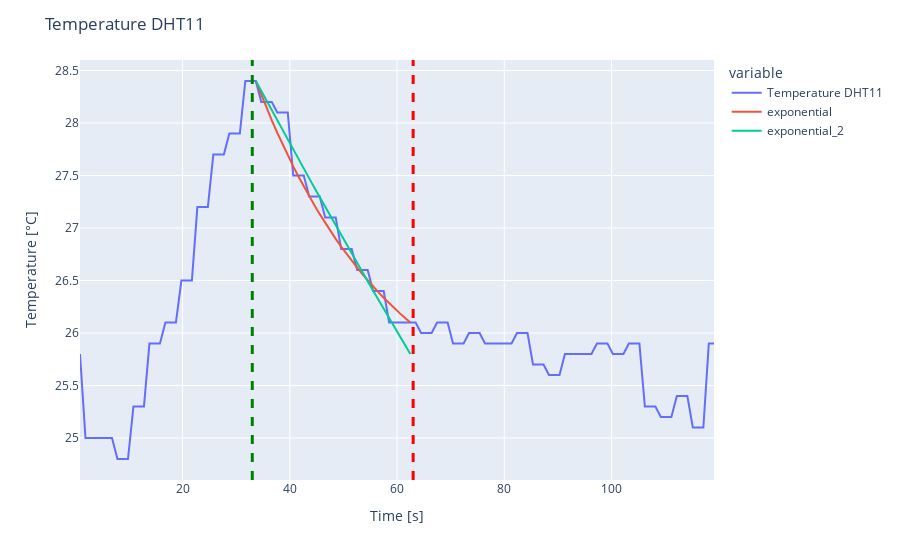

Here is the notebook cell this chart was saved with:
### Code cell
#calculate exponential fit
#exponential formula
#t_final = room_temp + (t0 - room_temp) * np.exp(-t / t_const)
#(t_final - room_temp) / (t0 - room_temp) = np.exp(-t / t_const)
#ln((t_final - room_temp) / (t0 - room_temp)) = -t / t_const
#t_const = -t / ln((t_final - room_temp) / (t0 - room_temp))

room_temp = 25
t0 = df_exp['Temperature DHT11'].iloc[0]
t_final = df_exp['Temperature DHT11'].iloc[-1]
delta_t = df_exp['time'].iloc[-1] - df_exp['time'].iloc[0]
print('-------------------')
print('delta_t: ', delta_t)
print('t final: ', t_final)
print('room temp: ', room_temp)
print('t0: ', t0)
print('-------------------')

t_const = -delta_t / np.log((t_final - room_temp) / (t0 - room_temp))
t_first_calc = room_temp + (t0 - room_temp) 
t_final_calc = room_temp + (t0 - room_temp) * np.exp(-delta_t / t_const)

print('delta_t: ', delta_t)
print('t0: ', t0)
print('t_final: ', t_final)
print('t_const: ', t_const)
print('t_first_calc: ', t_first_calc)
print('t_final_calc: ', t_final_calc)
print('error: ', t_final - t_final_calc)

def exponential(delta_t, t0, t_const, room_temp):
    return room_temp + (t0 - room_temp) * np.exp(-delta_t / t_const)



df['exponential'] = exponential(df_exp['time'] - df_exp['time'].iloc[0], t0, t_const, room_temp)

def exponential2(t, t0, t_const, room_temp):
    return t0 * np.exp(-t / t_const)
#calculate exponential fit
t_const = 300.0

df['exponential_2'] = exponential2(df_exp['time'] - df_exp['time'].iloc[0], t0, t_const, room_temp)
#extend exponential fit to whole data
#plot exponential fit
fig = px.line(df, x='time', y=['Temperature DHT11', 'exponential', 'exponential_2'])
fig.update_layout(
    title="Temperature DHT11",
    xaxis_title="Time [s]",
    yaxis_title="Temperature [°C]",
    # yaxis_type="log",
)
fig.add_vline(x=max_temp, line_width=3, line_dash="dash", line_color="green")
fig.add_vline(x=max_temp_after, line_width=3, line_dash="dash", line_color="red")
# df.to_excel('data5_exp_fit_temp.xlsx')
# df.to_csv('data5_exp_fit_temp.csv')

### Figure 1 — Plotly figure (JSON) as saved in the notebook; plotly's stock layout.template omitted (floating-point values rounded to 4 significant figures)
{"data": [{"hovertemplate": "variable=Temperature DHT11<br>time=%{x}<br>value=%{y}<extra></extra>", "legendgroup": "Temperature DHT11", "line": {"color": "#636efa", "dash": "solid"}, "marker": {"symbol": "circle"}, "mode": "lines", "name": "Temperature DHT11", "orientation": "v", "showlegend": true, "type": "scatter", "x": [0.8709, 1.893, 2.86, 3.856, 4.872, 5.841, 6.837, 7.857, 8.826, 9.82, 10.84, 11.81, 12.8, 13.82, 14.79, 15.78, 16.8, 17.77, 18.76, 19.78, 20.75, 21.74, 22.76, 23.73, 24.72, 25.74, 26.71, 27.7, 28.72, 29.69, 30.68, 31.7, 32.67, 33.66, 34.68, 35.65, 36.64, 37.66, 38.63, 39.62, 40.64, 41.61, 42.6, 43.62, 44.59, 45.58, 46.6, 47.57, 48.57, 49.58, 50.55, 51.55, 52.56, 53.53, 54.53, 55.55, 56.51, 57.51, 58.53, 59.49, 60.49, 61.51, 62.48, 63.47, 64.49, 65.46, 66.45, 67.47, 68.44, 69.43, 70.45, 71.42, 72.41, 73.43, 74.4, 75.39, 76.41, 77.38, 78.37, 79.39, 80.36, 81.35, 82.37, 83.34, 84.33, 85.35, 86.32, 87.32, 88.34, 89.3, 90.3, 91.32, 92.28, 93.28, 94.29, 95.27, 96.26, 97.28, 98.25, 99.24, 100.3, 101.2, 102.2, 103.2, 104.2, 105.2, 106.2, 107.2, 108.2, 109.2, 110.2, 111.2, 112.2, 113.2, 114.1, 115.2, 116.1, 117.1, 118.1, 119.1], "xaxis": "x", "y": [25.8, 25, 25, 25, 25, 25, 25, 24.8, 24.8, 24.8, 25.3, 25.3, 25.3, 25.9, 25.9, 25.9, 26.1, 26.1, 26.1, 26.5, 26.5, 26.5, 27.2, 27.2, 27.2, 27.7, 27.7, 27.7, 27.9, 27.9, 27.9, 28.4, 28.4, 28.4, 28.2, 28.2, 28.2, 28.1, 28.1, 28.1, 27.5, 27.5, 27.5, 27.3, 27.3, 27.3, 27.1, 27.1, 27.1, 26.8, 26.8, 26.8, 26.6, 26.6, 26.6, 26.4, 26.4, 26.4, 26.1, 26.1, 26.1, 26.1, 26.1, 26.1, 26, 26, 26, 26.1, 26.1, 26.1, 25.9, 25.9, 25.9, 26, 26, 26, 25.9, 25.9, 25.9, 25.9, 25.9, 25.9, 26, 26, 26, 25.7, 25.7, 25.7, 25.6, 25.6, 25.6, 25.8, 25.8, 25.8, 25.8, 25.8, 25.8, 25.9, 25.9, 25.9, 25.8, 25.8, 25.8, 25.9, 25.9, 25.9, 25.3, 25.3, 25.3, 25.2, 25.2, 25.2, 25.4, 25.4, 25.4, 25.1, 25.1, 25.1, 25.9, 25.9], "yaxis": "y"}, {"hovertemplate": "variable=exponential<br>time=%{x}<br>value=%{y}<extra></extra>", "legendgroup": "exponential", "line": {"color": "#EF553B", "dash": "solid"}, "marker": {"symbol": "circle"}, "mode": "lines", "name": "exponential", "orientation": "v", "showlegend": true, "type": "scatter", "x": [0.8709, 1.893, 2.86, 3.856, 4.872, 5.841, 6.837, 7.857, 8.826, 9.82, 10.84, 11.81, 12.8, 13.82, 14.79, 15.78, 16.8, 17.77, 18.76, 19.78, 20.75, 21.74, 22.76, 23.73, 24.72, 25.74, 26.71, 27.7, 28.72, 29.69, 30.68, 31.7, 32.67, 33.66, 34.68, 35.65, 36.64, 37.66, 38.63, 39.62, 40.64, 41.61, 42.6, 43.62, 44.59, 45.58, 46.6, 47.57, 48.57, 49.58, 50.55, 51.55, 52.56, 53.53, 54.53, 55.55, 56.51, 57.51, 58.53, 59.49, 60.49, 61.51, 62.48, 63.47, 64.49, 65.46, 66.45, 67.47, 68.44, 69.43, 70.45, 71.42, 72.41, 73.43, 74.4, 75.39, 76.41, 77.38, 78.37, 79.39, 80.36, 81.35, 82.37, 83.34, 84.33, 85.35, 86.32, 87.32, 88.34, 89.3, 90.3, 91.32, 92.28, 93.28, 94.29, 95.27, 96.26, 97.28, 98.25, 99.24, 100.3, 101.2, 102.2, 103.2, 104.2, 105.2, 106.2, 107.2, 108.2, 109.2, 110.2, 111.2, 112.2, 113.2, 114.1, 115.2, 116.1, 117.1, 118.1, 119.1], "xaxis": "x", "y": [null, null, null, null, null, null, null, null, null, null, null, null, null, null, null, null, null, null, null, null, null, null, null, null, null, null, null, null, null, null, null, null, null, 28.4, 28.27, 28.15, 28.03, 27.91, 27.8, 27.69, 27.59, 27.49, 27.4, 27.3, 27.22, 27.13, 27.05, 26.97, 26.9, 26.82, 26.75, 26.69, 26.62, 26.56, 26.5, 26.44, 26.39, 26.34, 26.28, 26.24, 26.19, 26.14, 26.1, null, null, null, null, null, null, null, null, null, null, null, null, null, null, null, null, null, null, null, null, null, null, null, null, null, null, null, null, null, null, null, null, null, null, null, null, null, null, null, null, null, null, null, null, null, null, null, null, null, null, null, null, null, null, null, null, null], "yaxis": "y"}, {"hovertemplate": "variable=exponential_2<br>time=%{x}<br>value=%{y}<extra></extra>", "legendgroup": "exponential_2", "line": {"color": "#00cc96", "dash": "solid"}, "marker": {"symbol": "circle"}, "mode": "lines", "name": "exponential_2", "orientation": "v", "showlegend": true, "type": "scatter", "x": [0.8709, 1.893, 2.86, 3.856, 4.872, 5.841, 6.837, 7.857, 8.826, 9.82, 10.84, 11.81, 12.8, 13.82, 14.79, 15.78, 16.8, 17.77, 18.76, 19.78, 20.75, 21.74, 22.76, 23.73, 24.72, 25.74, 26.71, 27.7, 28.72, 29.69, 30.68, 31.7, 32.67, 33.66, 34.68, 35.65, 36.64, 37.66, 38.63, 39.62, 40.64, 41.61, 42.6, 43.62, 44.59, 45.58, 46.6, 47.57, 48.57, 49.58, 50.55, 51.55, 52.56, 53.53, 54.53, 55.55, 56.51, 57.51, 58.53, 59.49, 60.49, 61.51, 62.48, 63.47, 64.49, 65.46, 66.45, 67.47, 68.44, 69.43, 70.45, 71.42, 72.41, 73.43, 74.4, 75.39, 76.41, 77.38, 78.37, 79.39, 80.36, 81.35, 82.37, 83.34, 84.33, 85.35, 86.32, 87.32, 88.34, 89.3, 90.3, 91.32, 92.28, 93.28, 94.29, 95.27, 96.26, 97.28, 98.25, 99.24, 100.3, 101.2, 102.2, 103.2, 104.2, 105.2, 106.2, 107.2, 108.2, 109.2, 110.2, 111.2, 112.2, 113.2, 114.1, 115.2, 116.1, 117.1, 118.1, 119.1], "xaxis": "x", "y": [null, null, null, null, null, null, null, null, null, null, null, null, null, null, null, null, null, null, null, null, null, null, null, null, null, null, null, null, null, null, null, null, null, 28.4, 28.3, 28.21, 28.12, 28.02, 27.93, 27.84, 27.75, 27.66, 27.57, 27.47, 27.38, 27.29, 27.2, 27.11, 27.02, 26.93, 26.85, 26.76, 26.67, 26.58, 26.49, 26.4, 26.32, 26.23, 26.14, 26.06, 25.97, 25.88, 25.8, null, null, null, null, null, null, null, null, null, null, null, null, null, null, null, null, null, null, null, null, null, null, null, null, null, null, null, null, null, null, null, null, null, null, null, null, null, null, null, null, null, null, null, null, null, null, null, null, null, null, null, null, null, null, null, null, null], "yaxis": "y"}], "layout": {"legend": {"title": {"text": "variable"}, "tracegroupgap": 0}, "margin": {"t": 60}, "shapes": [{"line": {"color": "green", "dash": "dash", "width": 3}, "type": "line", "x0": 33, "x1": 33, "xref": "x", "y0": 0, "y1": 1, "yref": "y domain"}, {"line": {"color": "red", "dash": "dash", "width": 3}, "type": "line", "x0": 63, "x1": 63, "xref": "x", "y0": 0, "y1": 1, "yref": "y domain"}], "title": {"text": "Temperature DHT11"}, "xaxis": {"anchor": "y", "domain": [0, 1], "title": {"text": "Time [s]"}}, "yaxis": {"anchor": "x", "domain": [0, 1], "title": {"text": "Temperature [°C]"}}}}
